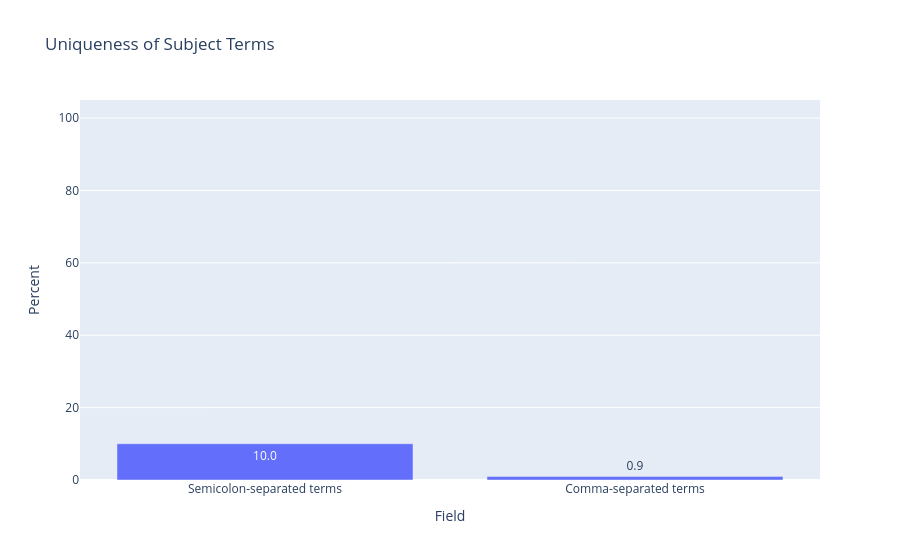

This figure's notebook cell:
### Code cell
term_uniqueness = [
    len(set(subject_terms_semicolon_sep)) / len(subject_terms_semicolon_sep),
    len(set(subject_terms_comma_sep)) / len(subject_terms_comma_sep)
]
term_uniqueness = [val * 100 for val in term_uniqueness]

# Graph uniqueness
fig = go.Figure(
    data=[go.Bar(
        x=['Semicolon-separated terms', 'Comma-separated terms'],
        y=term_uniqueness,
        text=[str(round(val, 1)) for val in term_uniqueness],
    )],
    layout=go.Layout(
        title={'text': 'Uniqueness of Subject Terms'},
        xaxis={'title': {'text': 'Field'}},
        yaxis={'title': {'text': 'Percent'}, 'range': [0, 105]}
    )
)
fig

### Figure 1 — Plotly figure (JSON) as saved in the notebook; plotly's stock layout.template omitted (floating-point values rounded to 4 significant figures)
{"data": [{"text": ["10.0", "0.9"], "type": "bar", "x": ["Semicolon-separated terms", "Comma-separated terms"], "y": [10.03, 0.9473]}], "layout": {"title": {"text": "Uniqueness of Subject Terms"}, "xaxis": {"title": {"text": "Field"}}, "yaxis": {"range": [0, 105], "title": {"text": "Percent"}}}}
